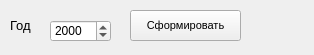
<?xml version="1.0" encoding="UTF-8"?>
<ui version="4.0">
 <class>Form</class>
 <widget class="QWidget" name="Form">
  <property name="geometry">
   <rect>
    <x>0</x>
    <y>0</y>
    <width>314</width>
    <height>55</height>
   </rect>
  </property>
  <property name="maximumSize">
   <size>
    <width>473</width>
    <height>225</height>
   </size>
  </property>
  <property name="windowTitle">
   <string>Form</string>
  </property>
  <widget class="QLabel" name="label_year">
   <property name="geometry">
    <rect>
     <x>10</x>
     <y>10</y>
     <width>21</width>
     <height>31</height>
    </rect>
   </property>
   <property name="font">
    <font>
     <pointsize>10</pointsize>
    </font>
   </property>
   <property name="text">
    <string>Год</string>
   </property>
  </widget>
  <widget class="QPushButton" name="btn_create">
   <property name="geometry">
    <rect>
     <x>130</x>
     <y>10</y>
     <width>111</width>
     <height>31</height>
    </rect>
   </property>
   <property name="font">
    <font>
     <pointsize>8</pointsize>
    </font>
   </property>
   <property name="text">
    <string>Сформировать</string>
   </property>
  </widget>
  <widget class="QDateEdit" name="date_year">
   <property name="geometry">
    <rect>
     <x>50</x>
     <y>20</y>
     <width>61</width>
     <height>22</height>
    </rect>
   </property>
   <property name="displayFormat">
    <string>yyyy</string>
   </property>
  </widget>
 </widget>
 <resources/>
 <connections/>
</ui>
